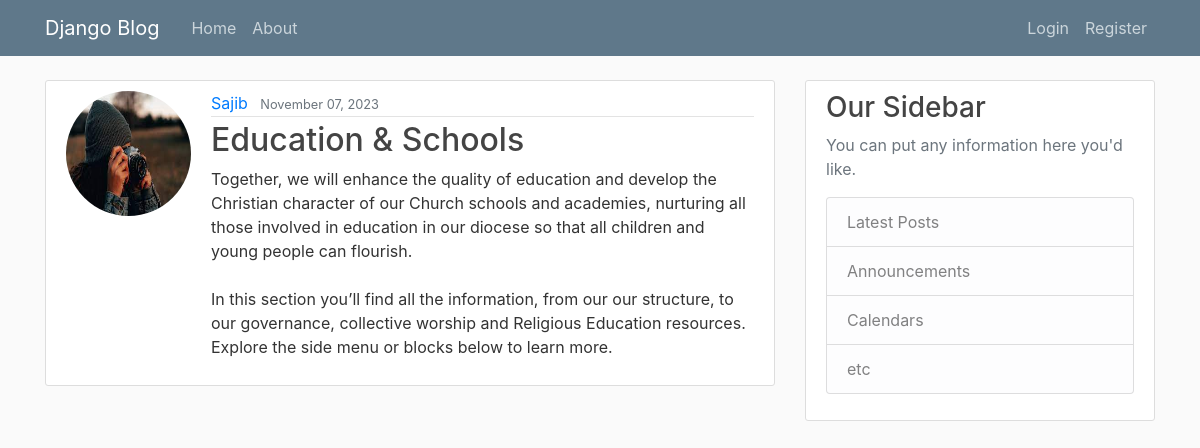
The page /post/5 on the database its author committed.
### blog/models.py (models this page shows, shortened)
class Post(models.Model):
    title = models.CharField(max_length=150)
    content = models.TextField()
    date_posted = models.DateTimeField(default=timezone.now)
    author = models.ForeignKey(User, on_delete=models.CASCADE)

### users/models.py (models this page shows)
class Profile(models.Model):
    user = models.OneToOneField(User, on_delete=models.CASCADE)
    image = models.ImageField(default='default.jpg', upload_to='profile_pics')

### blog/views.py (the view)
# urls.py: path('post/<int:pk>', PostDetailsView.as_view(), name="post-detail"),
class PostDetailsView(DetailView):
    model = Post

### blog/templates/blog/post_detail.html (shortened to what this page needs)
{% extends "blog/base.html" %}
{% block content %}
<article class="media content-section">
    <img class="rounded-circle account-img" src="{{ object.author.profile.image.url }}">
    <div class="media-body">
        <div class="article-metadata">
            <a class="mr-2" href="#">{{ object.author }}</a>
            <small class="text-muted">{{ object.date_posted|date:"F d, Y" }}</small>
        </div>
        <h2 class="article-title">{{ object.title }}</h2>
        <p class="article-content">{{ object.content }}</p>
    </div>
</article>
{% endblock %}

### blog/static/blog/main.css (style rules this page uses)
body { background: #fafafa; color: #333333; margin-top: 5rem; }
h1, h2, h3, h4, h5, h6 { color: #444444; }
.content-section { background: #ffffff; padding: 10px 20px; border: 1px solid #dddddd; border-radius: 3px; margin-bottom: 20px; }
.article-title { color: #444444; }
.article-content { white-space: pre-line; }
.article-metadata { padding-bottom: 1px; margin-bottom: 4px; border-bottom: 1px solid #e3e3e3 }
.account-img { height: 125px; width: 125px; margin-right: 20px; margin-bottom: 16px; }

### rows shown on the page
Post: author.profile.image (picture), author "Sajib", date_posted "November 07, 2023", title "Education & Schools", content "Together, we will enhance the quality of education and develop the Christian character of our Church schools and academies, nurturing all those involved in education in our diocese so that all children and young people can flourish. In this section you’ll find all the information, from our our structure, to our governance, collective worship and Religious Education resources. Explore the side menu or blocks below to learn more."
